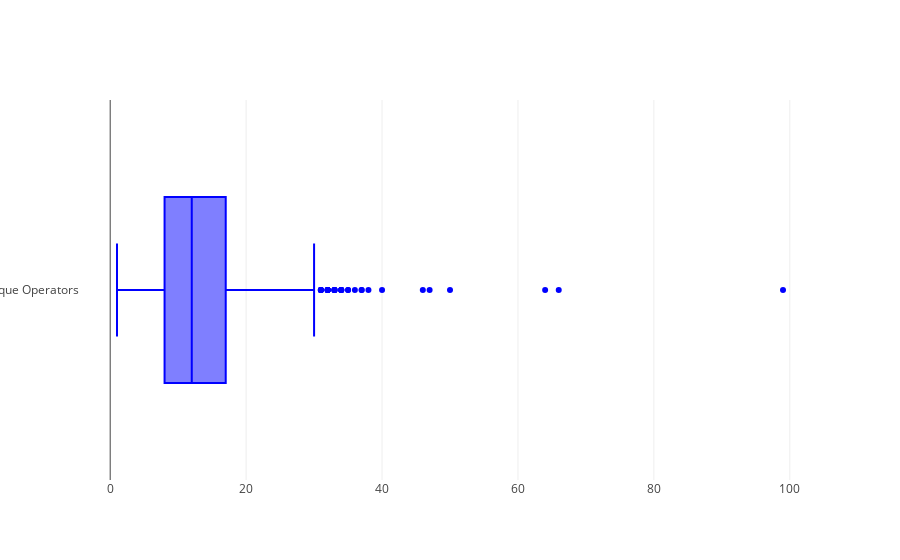

Notebook source saved alongside this figure:
### Code cell
trace1 = go.Box(
    x = data.uniq_Op,
    name = 'Unique Operators',
    marker = dict(color = 'blue')
    )
box_data = [trace1]
iplot(box_data)

### Figure 1 — Plotly figure (JSON) as saved in the notebook; plotly's stock layout.template omitted (floating-point values rounded to 4 significant figures; data arrays with more than 128 entries replaced by an {"elided": "..."} marker saying what was removed)
{"data": [{"marker": {"color": "blue"}, "name": "Unique Operators", "type": "box", "uid": "5e76a763-485a-448f-8b4a-ebce4594f875", "x": {"elided": "1109 float values"}}], "layout": {}}
